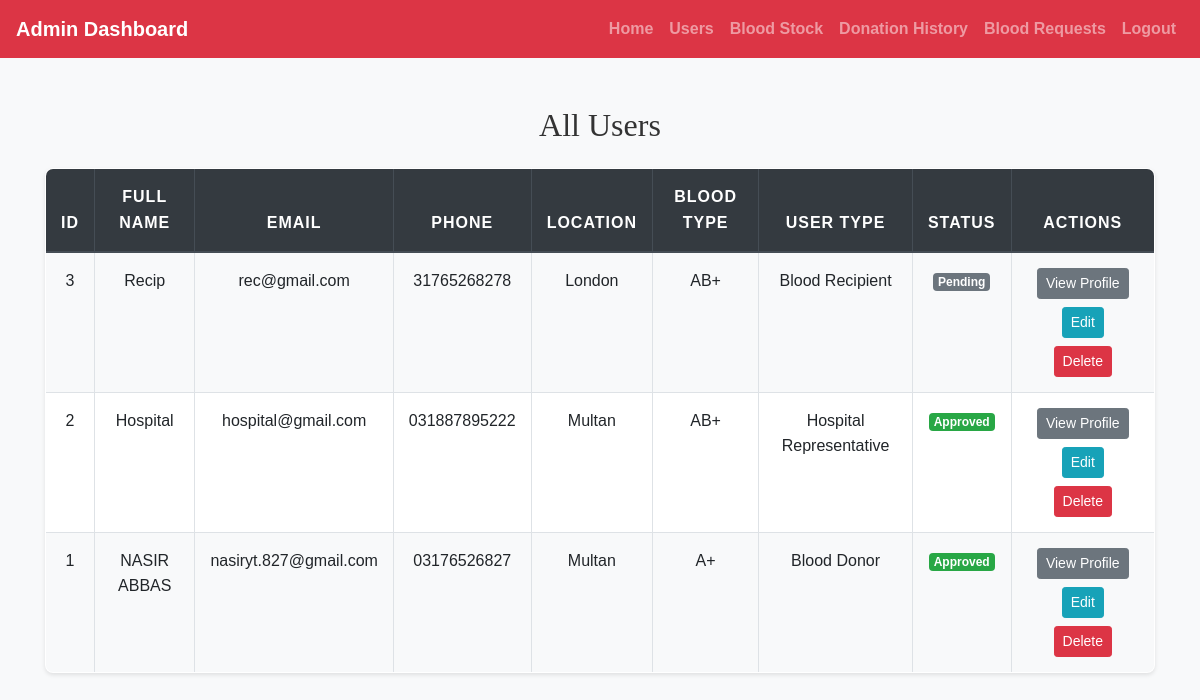
Page /admin/view_users.php (signed in) on the committed database.
### tables this page shows
CREATE TABLE `users` (
  `id` int(11) NOT NULL,
  `full_name` varchar(100) NOT NULL,
  `email` varchar(100) NOT NULL,
  `password` varchar(255) NOT NULL,
  `user_type` enum('Blood Recipient','Blood Donor','Hospital Representative') NOT NULL,
  `phone` varchar(20) NOT NULL,
  `location` varchar(255) NOT NULL,
  `blood_type` enum('A+','A-','B+','B-','O+','O-','AB+','AB-') DEFAULT NULL,
  `dob` date DEFAULT NULL,
  `gender` enum('Male','Female','Other') DEFAULT NULL,
  `full_address` varchar(255) DEFAULT NULL,
  `status` enum('pending','approved') DEFAULT 'pending',
  `created_at` timestamp NOT NULL DEFAULT current_timestamp()
);

### admin/view_users.php (the view, shortened to what this page needs)
<?php
include('config.php');
$result = mysqli_query($conn, "SELECT * FROM users ORDER BY id DESC");
?>
<!DOCTYPE html>
<html>
<head>
    <link rel="stylesheet" href="https://maxcdn.bootstrapcdn.com/bootstrap/4.5.2/css/bootstrap.min.css">
    <link rel="stylesheet" href="../css/style.css">
</head>
<body>
<?php include('admin_navbar.php'); ?>
<div class="container mt-5">
    <h2 class="mb-4">All Users</h2>
    <table class="table table-bordered table-striped table-responsive-sm">
        <thead class="thead-dark">
            <tr>
                <th>ID</th>
                <th>Full Name</th>
                <th>Email</th>
                <th>Phone</th>
                <th>Location</th>
                <th>Blood Type</th>
                <th>User Type</th>
                <th>Status</th>
                <th>Actions</th>
            </tr>
        </thead>
        <tbody>
        <?php while($row = mysqli_fetch_assoc($result)): ?>
            <tr>
                <td><?= $row['id'] ?></td>
                <td><?= htmlspecialchars($row['full_name']) ?></td>
                <td><?= htmlspecialchars($row['email']) ?></td>
                <td><?= htmlspecialchars($row['phone']) ?></td>
                <td><?= htmlspecialchars($row['location']) ?></td>
                <td><?= htmlspecialchars($row['blood_type']) ?></td>
                <td><?= htmlspecialchars($row['user_type']) ?></td>
                <td>
                    <span class="badge badge-<?=
                        $row['status'] === 'approved' ? 'success' :
                        ($row['status'] === 'rejected' ? 'danger' : 'secondary')
                    ?>">
                        <?= ucfirst($row['status']) ?>
                    </span>
                </td>
                <td>
                    <a href="user_profile.php?id=<?= $row['id'] ?>" class="btn btn-sm btn-secondary">View Profile</a>
                    <button class=" m-2 btn btn-sm btn-info" data-toggle="modal" data-target="#editStatusModal<?= $row['id'] ?>">Edit</button>
                    <a href="?delete=<?= $row['id'] ?>" onclick="return confirm('Delete user?')" class="btn btn-sm btn-danger">Delete</a>
                </td>
            </tr>
        <?php endwhile; ?>
        </tbody>
    </table>
</div>
</body>
</html>

### css/style.css (style rules this page uses)
body { background: #f8f9fa; font-family: 'Arial', sans-serif; color: #333; line-height: 1.6; }
h1, h2, h3, h4 { text-align: center; margin-top: 30px; margin-bottom: 30px; font-family: 'Georgia', serif; }
.container { margin-bottom: 40px; }
.table { width: 100%; border-collapse: collapse; margin-top: 20px; font-size: 16px; background-color: #ffffff; border-radius: 8px; overflow: hidden; box-shadow: 0 2px 4px rgba(0, 0, 0, 0.1); }
.table th, .table td { padding: 15px; border: 1px solid #dee2e6; text-align: center; }
.table thead th { background-color: #004d4d; color: white; font-weight: bold; text-transform: uppercase; letter-spacing: 1px; }
.table tbody tr:nth-child(odd) { background-color: #f8f9fa; }
a { color: #006666; text-decoration: none; font-weight: bold; }

### rows in the picture
users: id "3", full_name "Recip", email "rec@gmail.com", phone "31765268278", location "London", blood_type "AB+", user_type "Blood Recipient", status "Pending"
users: id "2", full_name "Hospital", email "hospital@gmail.com", phone "031887895222", location "Multan", blood_type "AB+", user_type "Hospital Representative", status "Approved"
users: id "1", full_name "NASIR ABBAS", email "nasiryt.827@gmail.com", phone "03176526827", location "Multan", blood_type "A+", user_type "Blood Donor", status "Approved"
